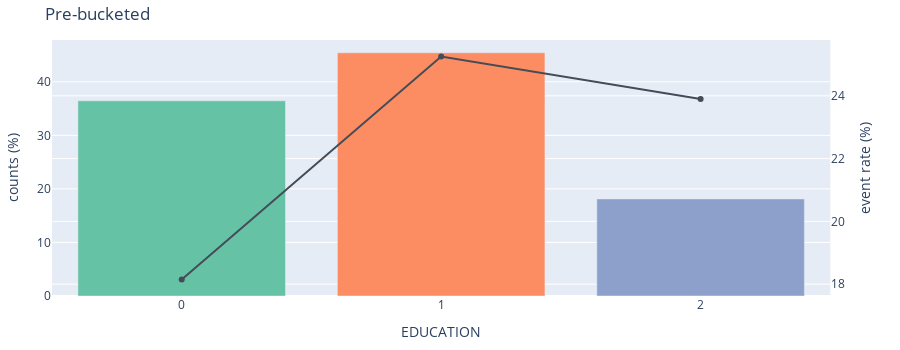

Source (notebook cell):
### Code cell
bucketing_process.plot_prebucket("EDUCATION")

### Figure 1 — Plotly figure (JSON) as saved in the notebook; plotly's stock layout.template omitted (floating-point values rounded to 4 significant figures)
{"data": [{"marker": {"color": ["rgb(102,194,165)", "rgb(252,141,98)", "rgb(141,160,203)", "rgb(231,138,195)"]}, "name": "Bucket count percentage", "type": "bar", "x": [0, 1, 2], "xaxis": "x", "y": [36.45, 45.42, 18.13], "yaxis": "y"}, {"line": {"color": "#454c57"}, "name": "Event Rate", "type": "scatter", "x": [0, 1, 2], "xaxis": "x", "y": [18.15, 25.25, 23.9], "yaxis": "y2"}], "layout": {"height": 350, "margin": {"b": 20, "l": 20, "r": 20, "t": 40}, "showlegend": false, "title": {"text": "Pre-bucketed"}, "transition": {"duration": 50}, "xaxis": {"anchor": "y", "domain": [0, 0.94], "title": {"text": "EDUCATION"}, "type": "category"}, "yaxis": {"anchor": "x", "domain": [0, 1], "title": {"text": "counts (%)"}}, "yaxis2": {"anchor": "x", "overlaying": "y", "side": "right", "title": {"text": "event rate (%)"}}}}
